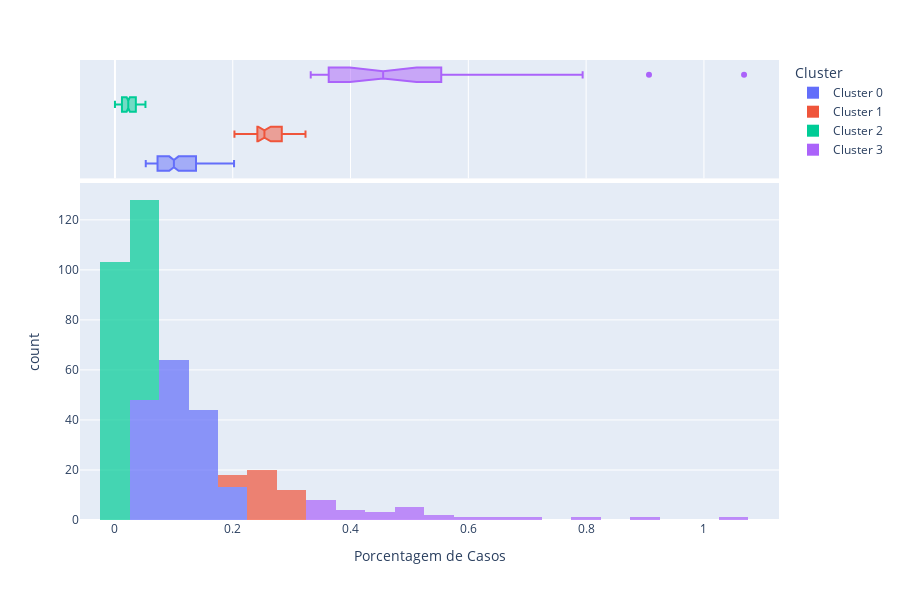

The code cell stored with this chart in its notebook:
### Code cell
plot_model(modelo, plot = 'distribution', feature = 'Porcentagem de Casos', label=False)

### Figure 1 — Plotly figure (JSON) as saved in the notebook; plotly's stock layout.template omitted (floating-point values rounded to 4 significant figures; data arrays with more than 128 entries replaced by an {"elided": "..."} marker saying what was removed)
{"data": [{"alignmentgroup": "True", "bingroup": "x", "hovertemplate": "Cluster=Cluster 0<br>Porcentagem de Casos=%{x}<br>count=%{y}<extra></extra>", "legendgroup": "Cluster 0", "marker": {"color": "#636efa", "opacity": 0.7, "pattern": {"shape": ""}}, "name": "Cluster 0", "offsetgroup": "Cluster 0", "orientation": "v", "showlegend": true, "type": "histogram", "x": {"elided": "169 float values"}, "xaxis": "x", "yaxis": "y"}, {"alignmentgroup": "True", "customdata": {"elided": "169x2 str values"}, "hovertemplate": "Cluster=%{customdata[1]}<br>Porcentagem de Casos=%{x}<br>Nome Município=%{customdata[0]}<extra></extra>", "legendgroup": "Cluster 0", "marker": {"color": "#636efa"}, "name": "Cluster 0", "notched": true, "offsetgroup": "Cluster 0", "showlegend": false, "type": "box", "x": {"elided": "169 float values"}, "xaxis": "x2", "yaxis": "y2"}, {"alignmentgroup": "True", "bingroup": "x", "hovertemplate": "Cluster=Cluster 1<br>Porcentagem de Casos=%{x}<br>count=%{y}<extra></extra>", "legendgroup": "Cluster 1", "marker": {"color": "#EF553B", "opacity": 0.7, "pattern": {"shape": ""}}, "name": "Cluster 1", "offsetgroup": "Cluster 1", "orientation": "v", "showlegend": true, "type": "histogram", "x": [0.3028, 0.2433, 0.2435, 0.2494, 0.2876, 0.2078, 0.2704, 0.2678, 0.2538, 0.2436, 0.3235, 0.3196, 0.3202, 0.2667, 0.2213, 0.3076, 0.286, 0.2029, 0.2305, 0.2763, 0.2441, 0.2373, 0.247, 0.2269, 0.2453, 0.2824, 0.28, 0.2194, 0.2246, 0.2656, 0.3175, 0.2674, 0.2514, 0.254, 0.2876, 0.2252, 0.2454], "xaxis": "x", "yaxis": "y"}, {"alignmentgroup": "True", "customdata": [["Jussari", "Cluster 1"], ["Maracás", "Cluster 1"], ["Itamaraju", "Cluster 1"], ["Itaju do Colônia", "Cluster 1"], ["Mucuri", "Cluster 1"], ["Medeiros Neto", "Cluster 1"], ["Lajedão", "Cluster 1"], ["Itapebi", "Cluster 1"], ["Santa Cruz da Vitória", "Cluster 1"], ["Barreiras", "Cluster 1"], ["Eunápolis", "Cluster 1"], ["Barra do Rocha", "Cluster 1"], ["Floresta Azul", "Cluster 1"], ["Barra do Choça", "Cluster 1"], ["São Francisco do Conde", "Cluster 1"], ["Guanambi", "Cluster 1"], ["Una", "Cluster 1"], ["Salinas da Margarida", "Cluster 1"], ["Dário Meira", "Cluster 1"], ["Ibicaraí", "Cluster 1"], ["Buerarema", "Cluster 1"], ["Ibiquera", "Cluster 1"], ["Ibirapitanga", "Cluster 1"], ["São Sebastião do Passé", "Cluster 1"], ["Várzea Nova", "Cluster 1"], ["Ribeirão do Largo", "Cluster 1"], ["Ibotirama", "Cluster 1"], ["Conceição do Almeida", "Cluster 1"], ["Vera Cruz", "Cluster 1"], ["Carinhanha", "Cluster 1"], ["Almadina", "Cluster 1"], ["Rafael Jambeiro", "Cluster 1"], ["Simões Filho", "Cluster 1"], ["Aiquara", "Cluster 1"], ["Dias d'Ávila", "Cluster 1"], ["Candeias", "Cluster 1"], ["Canavieiras", "Cluster 1"]], "hovertemplate": "Cluster=%{customdata[1]}<br>Porcentagem de Casos=%{x}<br>Nome Município=%{customdata[0]}<extra></extra>", "legendgroup": "Cluster 1", "marker": {"color": "#EF553B"}, "name": "Cluster 1", "notched": true, "offsetgroup": "Cluster 1", "showlegend": false, "type": "box", "x": [0.3028, 0.2433, 0.2435, 0.2494, 0.2876, 0.2078, 0.2704, 0.2678, 0.2538, 0.2436, 0.3235, 0.3196, 0.3202, 0.2667, 0.2213, 0.3076, 0.286, 0.2029, 0.2305, 0.2763, 0.2441, 0.2373, 0.247, 0.2269, 0.2453, 0.2824, 0.28, 0.2194, 0.2246, 0.2656, 0.3175, 0.2674, 0.2514, 0.254, 0.2876, 0.2252, 0.2454], "xaxis": "x2", "yaxis": "y2"}, {"alignmentgroup": "True", "bingroup": "x", "hovertemplate": "Cluster=Cluster 2<br>Porcentagem de Casos=%{x}<br>count=%{y}<extra></extra>", "legendgroup": "Cluster 2", "marker": {"color": "#00cc96", "opacity": 0.7, "pattern": {"shape": ""}}, "name": "Cluster 2", "offsetgroup": "Cluster 2", "orientation": "v", "showlegend": true, "type": "histogram", "x": {"elided": "183 float values"}, "xaxis": "x", "yaxis": "y"}, {"alignmentgroup": "True", "customdata": {"elided": "183x2 str values"}, "hovertemplate": "Cluster=%{customdata[1]}<br>Porcentagem de Casos=%{x}<br>Nome Município=%{customdata[0]}<extra></extra>", "legendgroup": "Cluster 2", "marker": {"color": "#00cc96"}, "name": "Cluster 2", "notched": true, "offsetgroup": "Cluster 2", "showlegend": false, "type": "box", "x": {"elided": "183 float values"}, "xaxis": "x2", "yaxis": "y2"}, {"alignmentgroup": "True", "bingroup": "x", "hovertemplate": "Cluster=Cluster 3<br>Porcentagem de Casos=%{x}<br>count=%{y}<extra></extra>", "legendgroup": "Cluster 3", "marker": {"color": "#ab63fa", "opacity": 0.7, "pattern": {"shape": ""}}, "name": "Cluster 3", "offsetgroup": "Cluster 3", "orientation": "v", "showlegend": true, "type": "histogram", "x": [0.3752, 0.36, 0.3324, 0.3771, 0.3508, 0.5147, 0.3384, 0.4364, 0.3357, 0.6205, 0.4004, 0.4074, 0.5743, 0.5337, 0.3658, 0.4743, 0.4842, 0.5175, 0.5075, 0.4348, 0.6811, 0.794, 0.5096, 1.068, 0.347, 0.9067, 0.3558, 0.6304], "xaxis": "x", "yaxis": "y"}, {"alignmentgroup": "True", "customdata": [["Apuarema", "Cluster 3"], ["Ibirataia", "Cluster 3"], ["Dom Macedo Costa", "Cluster 3"], ["Morro do Chapéu", "Cluster 3"], ["Alcobaça", "Cluster 3"], ["Vitória da Conquista", "Cluster 3"], ["Aurelino Leal", "Cluster 3"], ["Salvador", "Cluster 3"], ["Itapé", "Cluster 3"], ["Belmonte", "Cluster 3"], ["Ipiaú", "Cluster 3"], ["Itapitanga", "Cluster 3"], ["Itambé", "Cluster 3"], ["Porto Seguro", "Cluster 3"], ["Camaçari", "Cluster 3"], ["Camacan", "Cluster 3"], ["Gongogi", "Cluster 3"], ["Itajuípe", "Cluster 3"], ["Itagimirim", "Cluster 3"], ["Itabuna", "Cluster 3"], ["Itabela", "Cluster 3"], ["São José da Vitória", "Cluster 3"], ["Teixeira de Freitas", "Cluster 3"], ["Pau Brasil", "Cluster 3"], ["Coaraci", "Cluster 3"], ["Itapetinga", "Cluster 3"], ["Macarani", "Cluster 3"], ["Santa Cruz Cabrália", "Cluster 3"]], "hovertemplate": "Cluster=%{customdata[1]}<br>Porcentagem de Casos=%{x}<br>Nome Município=%{customdata[0]}<extra></extra>", "legendgroup": "Cluster 3", "marker": {"color": "#ab63fa"}, "name": "Cluster 3", "notched": true, "offsetgroup": "Cluster 3", "showlegend": false, "type": "box", "x": [0.3752, 0.36, 0.3324, 0.3771, 0.3508, 0.5147, 0.3384, 0.4364, 0.3357, 0.6205, 0.4004, 0.4074, 0.5743, 0.5337, 0.3658, 0.4743, 0.4842, 0.5175, 0.5075, 0.4348, 0.6811, 0.794, 0.5096, 1.068, 0.347, 0.9067, 0.3558, 0.6304], "xaxis": "x2", "yaxis": "y2"}], "layout": {"barmode": "relative", "height": 600, "legend": {"title": {"text": "Cluster"}, "tracegroupgap": 0}, "margin": {"t": 60}, "xaxis": {"anchor": "y", "domain": [0, 1], "title": {"text": "Porcentagem de Casos"}}, "xaxis2": {"anchor": "y2", "domain": [0, 1], "matches": "x", "showgrid": true, "showticklabels": false}, "yaxis": {"anchor": "x", "domain": [0, 0.7326], "title": {"text": "count"}}, "yaxis2": {"anchor": "x2", "domain": [0.7426, 1], "matches": "y2", "showgrid": false, "showline": false, "showticklabels": false, "ticks": ""}}}
